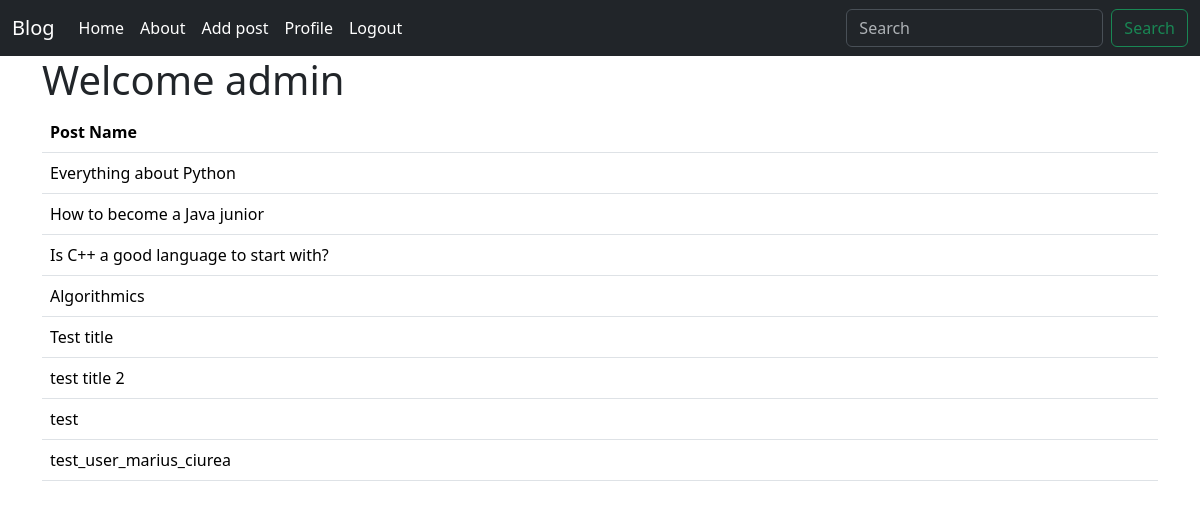
/profile/ (signed in), run on the app's committed database.
### posts/models.py (models this page shows)
class Posts(models.Model):
    user = models.ForeignKey(User, on_delete=models.CASCADE, default=1)
    title = models.CharField(max_length=100)
    content = models.TextField(null=True)
    def __str__(self):
        return self.title

### users/views.py (the view)
# urls.py: path('profile/', views.user_profile, name='users-profile'),
def user_profile(request):
    posts = Posts.objects.filter(user=request.user)
    print(request.user)
    print(posts)
    context = {'posts': posts}
    return render(request, 'users/profile.html', context)

### users/templates/users/profile.html
{% extends 'base.html' %}
{% block content %}
    <div class="container">
        <h1>Welcome {{ request.user }}</h1>
        <table class="table">
          <thead>
            <tr>
              <th scope="col">Post Name</th>
            </tr>
          </thead>
          <tbody>
            {% for post in posts %}
            <tr>
              <td>{{post.title}}</td>
            </tr>
          {% endfor %}
          </tbody>
        </table>
    </div>
{% endblock content %}

### data on the page
Posts: title "Everything about Python"
Posts: title "How to become a Java junior"
Posts: title "Is C++ a good language to start with?"
Posts: title "Algorithmics"
Posts: title "Test title"
Posts: title "test title 2"
Posts: title "test"
Posts: title "test_user_marius_ciurea"

### other printed values
{{ request.user }} "admin"
